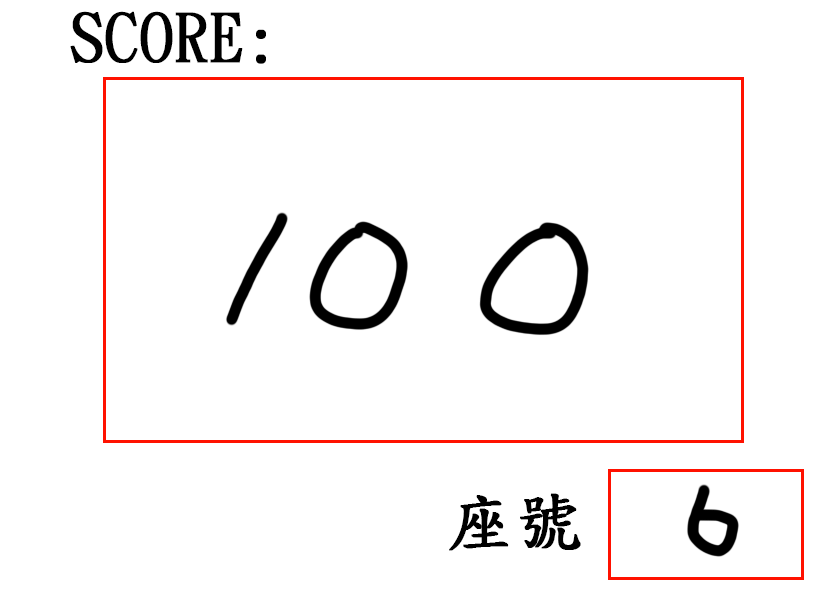
#> input picture total_picture/100n6.png, 827 x 591 px, found by its file name
$ python '提取紅色部分.py'
#> lines starting #> are read from the running program, lines starting #| are printed output that depends on the picture; after the words box and inside, x2 and y2 are one past the last pixel; in counts of white or black regions, pixels touching at a corner belong together
import cv2
import numpy as np
img = cv2.imread("100n6.png")
#> img is the input picture: shape (591, 827, 3); mean B, G, R 242.8, 243.1, 246.9
#img = cv2.rotate(img,cv2.ROTATE_90_COUNTERCLOCKWISE)
#img = cv2.resize(img,(800,600))
#cv2.imwrite('//project//n268jpg',img)
hsv = cv2.cvtColor(img, cv2.COLOR_BGR2YUV)#轉HSV
#> hsv: shape (591, 827, 3); mean of channels 0, 1, 2 244.2, 127.3, 130
Y,U,V = cv2.split(hsv)
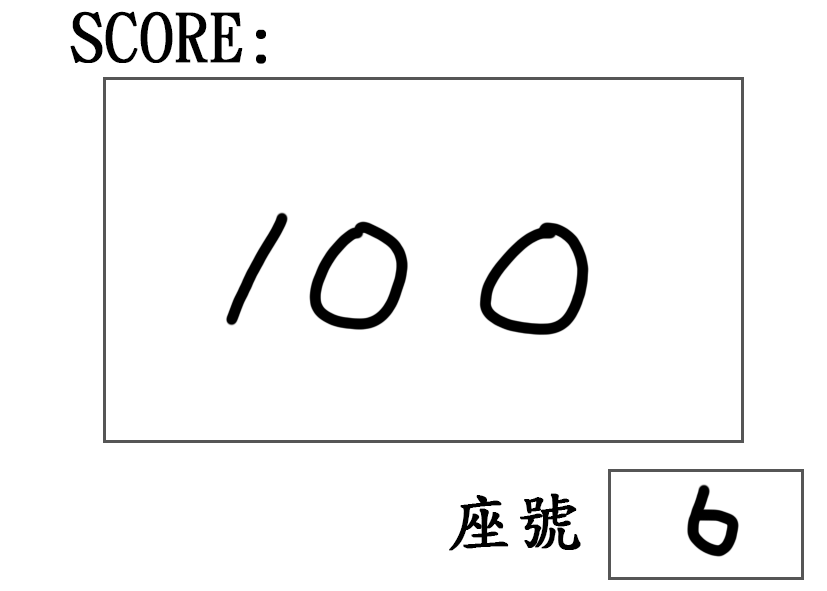
#> Y: shape (591, 827); min 0, max 255, mean 244.2
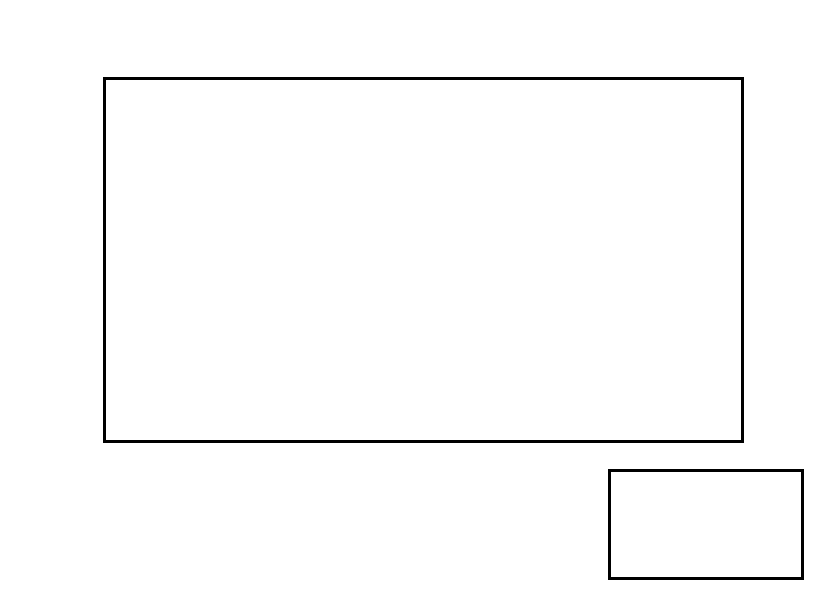
#> U: shape (591, 827); values 86 (black) and 128 (white), 98.4% white; 2 black regions, box (x1, y1, x2, y2) and area: (103, 77, 744, 443) 6006, (608, 469, 804, 580) 1806
mask = cv2.inRange(V,150,255)
#> mask: shape (591, 827); 1.6% white; 2 white regions
contours,hierarchy = cv2.findContours(mask,cv2.RETR_EXTERNAL,cv2.CHAIN_APPROX_SIMPLE)#只檢查外輪廓
#> contours = 2 contours; box (x1, y1, x2, y2) and area: (103, 77, 744, 443) 233600, (608, 469, 804, 580) 21450
print('countours',len(contours))
#| countours 2
filename=0
cv2.imshow("test",mask)
cv2.imshow("test1",img)

for i in range(0,len(contours)):
    x,y,w,h = cv2.boundingRect(contours[i])
    if w*h>2000:
        crop_img = img[y+7:y+h-7, x+7:x+w-7]
        cv2.imwrite("number//red_boder//"+str(filename)+'.jpg', crop_img)
        filename+=1
#> this loop made 2 passes
#> (x, y, w, h, filename) on passes 1 to 2: (608, 469, 196, 111, 1), (103, 77, 641, 366, 2)
#> pass 1, `crop_img = img[y+7:y+h-7, x+7:x+w-7]`:
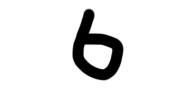
#> crop_img: shape (97, 182, 3); min 0, max 255, mean 231.6
#> pass 2, `crop_img = img[y+7:y+h-7, x+7:x+w-7]`:
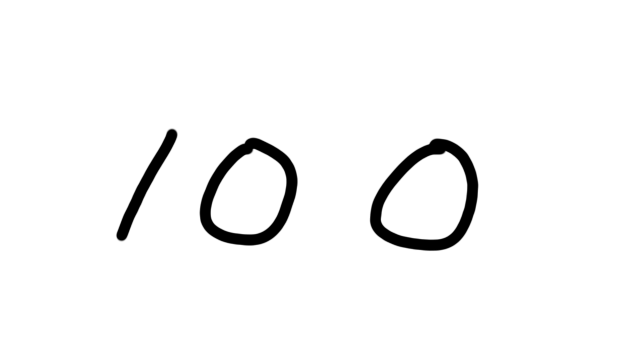
#> crop_img: shape (352, 627, 3); min 0, max 255, mean 245.9
#> after the loop, filename = 2
print(filename)
#| 2
cv2.imwrite('number//red_boder//n286.jpg', img)
cv2.waitKey(0)
cv2.destroyAllWindows()

$ run again, with total_picture/199n19.png copied over total_picture/100n6.png
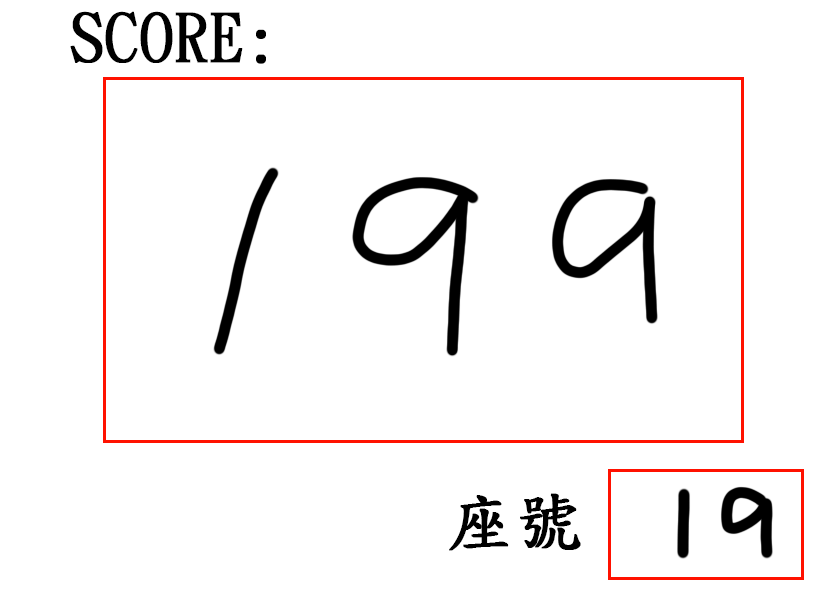
#> input picture total_picture/199n19.png, 827 x 591 px, found by its file name
#> img is the input picture: shape (591, 827, 3); mean B, G, R 240.7, 241, 244.8
#> hsv: shape (591, 827, 3); mean of channels 0, 1, 2 242.1, 127.3, 130
#> U: shape (591, 827); values 86 (black) and 128 (white), 98.4% white; 2 black regions, box (x1, y1, x2, y2) and area: (103, 77, 744, 443) 6006, (608, 469, 804, 580) 1806
#> mask: shape (591, 827); 1.6% white; 2 white regions
#> contours = 2 contours; box (x1, y1, x2, y2) and area: (103, 77, 744, 443) 233600, (608, 469, 804, 580) 21450
#| countours 2
#> the loop `for i in range(0,len(contours)):` made 2 passes
#> (x, y, w, h, filename) on passes 1 to 2: (608, 469, 196, 111, 1), (103, 77, 641, 366, 2)
#> pass 1, `crop_img = img[y+7:y+h-7, x+7:x+w-7]`:
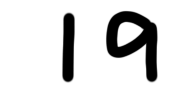
#> crop_img: shape (97, 182, 3); min 0, max 255, mean 219.2
#> pass 2, `crop_img = img[y+7:y+h-7, x+7:x+w-7]`:
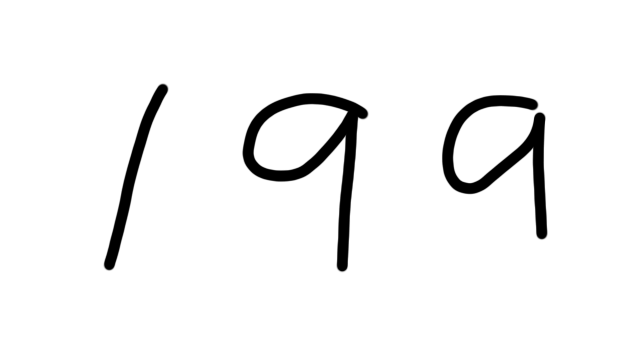
#> crop_img: shape (352, 627, 3); min 0, max 255, mean 242.3
#> after the loop `for i in range(0,len(contours)):`: filename = 2
#| 2
